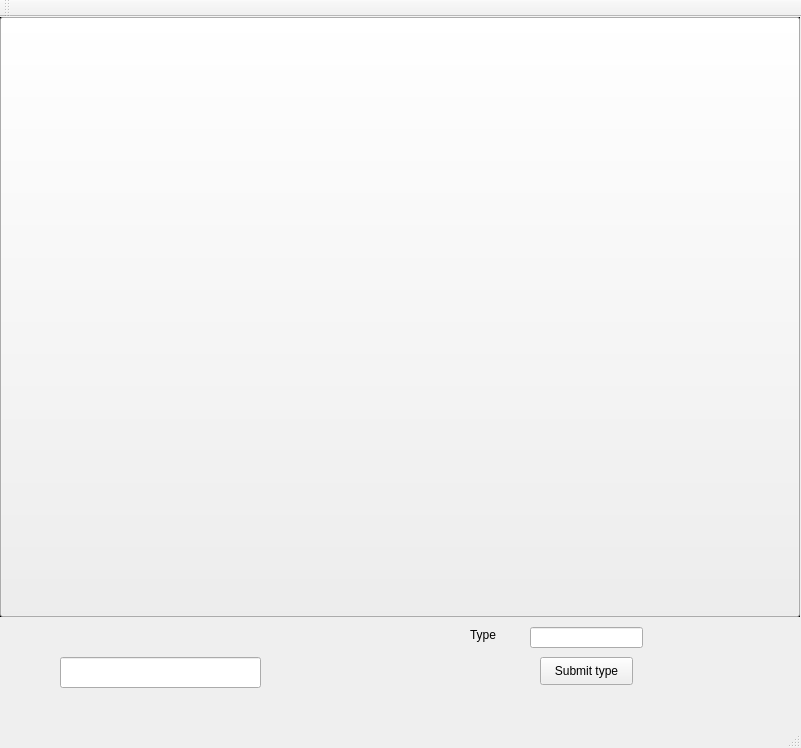
<?xml version="1.0" encoding="UTF-8"?>
<ui version="4.0">
 <class>MainWindow</class>
 <widget class="QMainWindow" name="MainWindow">
  <property name="geometry">
   <rect>
    <x>0</x>
    <y>0</y>
    <width>801</width>
    <height>748</height>
   </rect>
  </property>
  <property name="windowTitle">
   <string>QT - Capture Mouse Move</string>
  </property>
  <widget class="QWidget" name="centralWidget">
   <widget class="QLabel" name="lblPic">
    <property name="geometry">
     <rect>
      <x>0</x>
      <y>0</y>
      <width>800</width>
      <height>600</height>
     </rect>
    </property>
    <property name="mouseTracking">
     <bool>true</bool>
    </property>
    <property name="frameShape">
     <enum>QFrame::Box</enum>
    </property>
    <property name="text">
     <string>TextLabel</string>
    </property>
   </widget>
   <widget class="QPushButton" name="testButton">
    <property name="geometry">
     <rect>
      <x>0</x>
      <y>0</y>
      <width>800</width>
      <height>600</height>
     </rect>
    </property>
    <property name="text">
     <string/>
    </property>
    <property name="checkable">
     <bool>true</bool>
    </property>
    <property name="checked">
     <bool>false</bool>
    </property>
   </widget>
   <widget class="QLineEdit" name="Coords">
    <property name="geometry">
     <rect>
      <x>60</x>
      <y>640</y>
      <width>201</width>
      <height>31</height>
     </rect>
    </property>
   </widget>
   <widget class="QLineEdit" name="typeInput">
    <property name="geometry">
     <rect>
      <x>530</x>
      <y>610</y>
      <width>113</width>
      <height>21</height>
     </rect>
    </property>
   </widget>
   <widget class="QLabel" name="label">
    <property name="geometry">
     <rect>
      <x>470</x>
      <y>610</y>
      <width>55</width>
      <height>16</height>
     </rect>
    </property>
    <property name="text">
     <string>Type</string>
    </property>
   </widget>
   <widget class="QPushButton" name="subTypeButton">
    <property name="geometry">
     <rect>
      <x>540</x>
      <y>640</y>
      <width>93</width>
      <height>28</height>
     </rect>
    </property>
    <property name="text">
     <string>Submit type</string>
    </property>
   </widget>
   <zorder>lblPic</zorder>
   <zorder>testButton</zorder>
   <zorder>Coords</zorder>
   <zorder>typeInput</zorder>
   <zorder>subTypeButton</zorder>
   <zorder>label</zorder>
  </widget>
  <widget class="QMenuBar" name="menuBar">
   <property name="geometry">
    <rect>
     <x>0</x>
     <y>0</y>
     <width>801</width>
     <height>26</height>
    </rect>
   </property>
  </widget>
  <widget class="QToolBar" name="mainToolBar">
   <attribute name="toolBarArea">
    <enum>TopToolBarArea</enum>
   </attribute>
   <attribute name="toolBarBreak">
    <bool>false</bool>
   </attribute>
  </widget>
  <widget class="QStatusBar" name="statusBar"/>
 </widget>
 <layoutdefault spacing="6" margin="11"/>
 <resources/>
 <connections/>
</ui>
